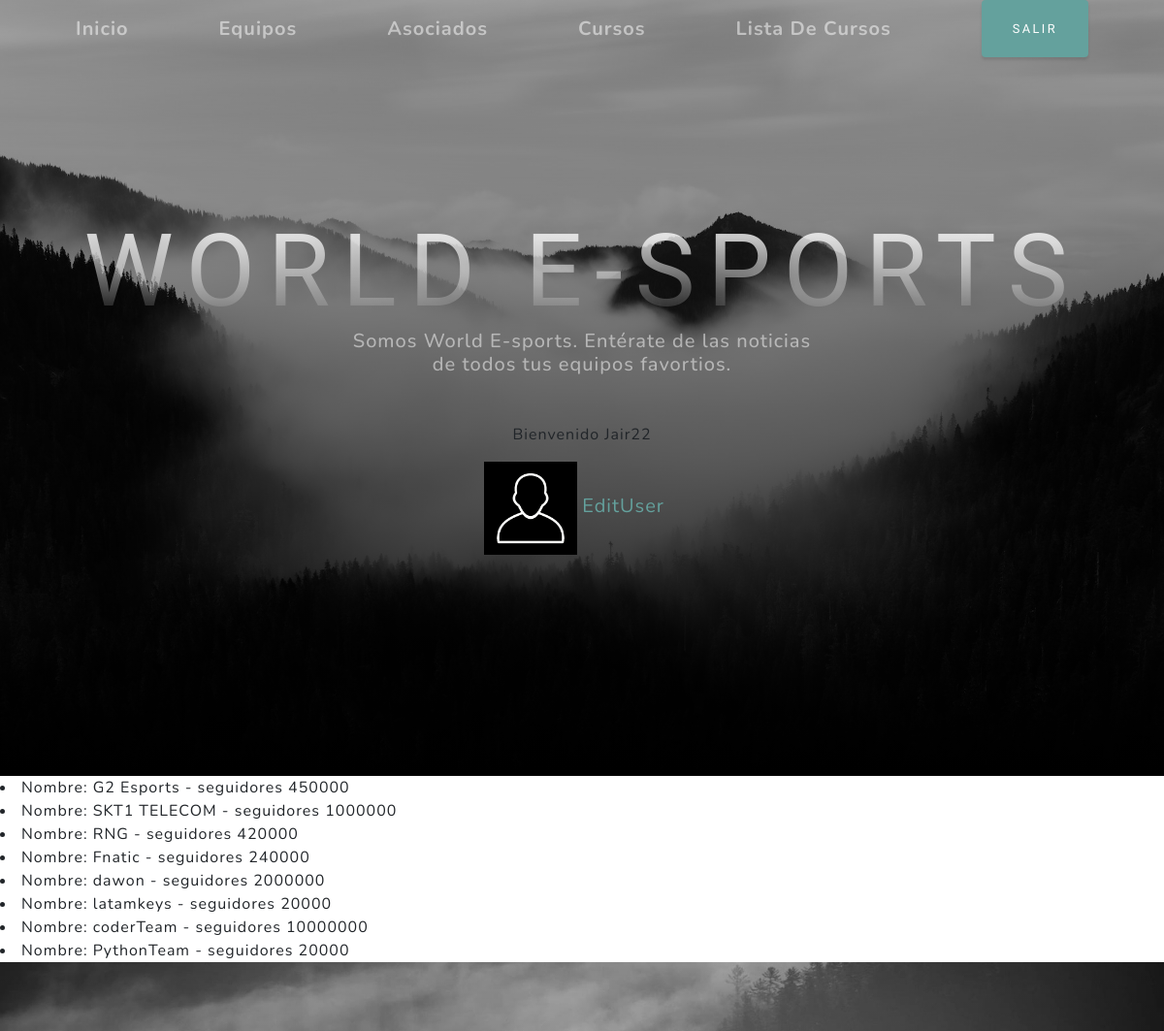
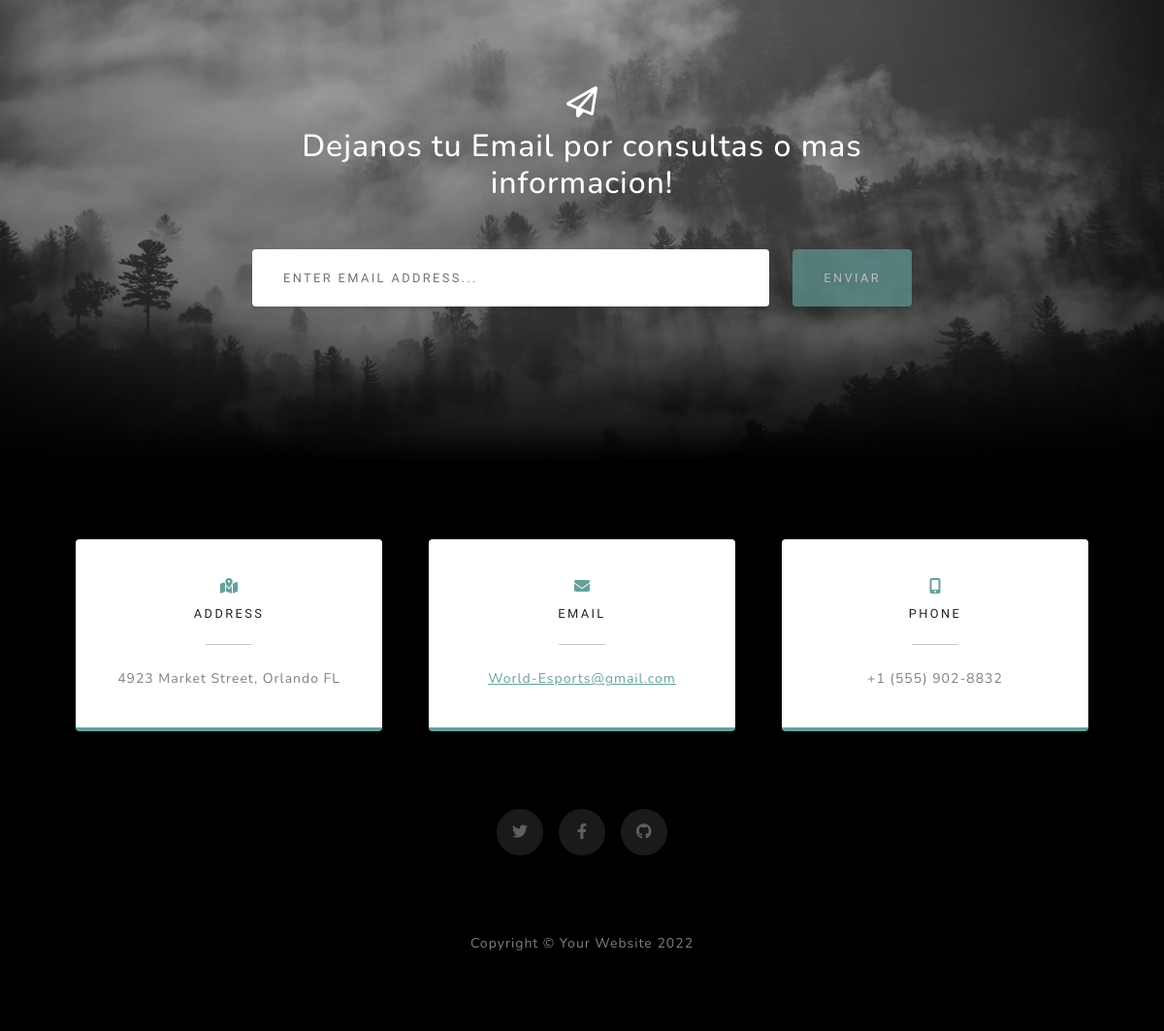
/AppWb/leerEquipos/ (signed in), run on the app's committed database (2 pictures, top to bottom).
### AppWb/models.py (models this page shows)
class Avatar(models.Model):
    user=models.ForeignKey(User, on_delete=models.CASCADE)
    imagen=models.ImageField(upload_to='avatares', null=True, blank=True)

class Equipos(models.Model):
    nombre = models.CharField(max_length=30)
    seguidores = models.IntegerField()
    def __str__(self):
        return f'Nombre: {self.nombre} - seguidores {self.seguidores}'

### AppWb/views.py (the view)
# urls.py: path('leerEquipos/', views.lecturaEquipos, name='LecturaEquipos'),
def lecturaEquipos(request):
    equipos=Equipos.objects.all()
    contexto3= {'equipos':equipos}
    return render(request, 'AppWb/lecturaEquipos.html', contexto3)

### AppWb/Templates/AppWb/lecturaEquipos.html
{% extends  'AppWb/padre.html' %}
{% block contenidoQcambia %}
<body>
        {% for e in equipos %}
            <li>{{e}}</li>
        {% endfor %}
</body>
{% endblock %}

### AppWb/Templates/AppWb/padre.html (shortened to what this page needs)
<!DOCTYPE html>
<html lang="en">
    <head>
        {% load static %}
        <link href="{% static 'AppWb/css/styles.css' %}" rel="stylesheet" />
    </head>
    <body id="page-top">
        <nav class="navbar navbar-expand-lg navbar-light fixed-top" id="mainNav">
            <div class="container px-4 px-lg-5">
                <a class="navbar-brand" href="{% url 'Inicio' %}">Inicio</a>
                <a class="navbar-brand" href="{% url 'Equipos' %}">Equipos</a>
                <a class="navbar-brand" href="{% url 'Asociados' %}">Asociados</a>
                <a class="navbar-brand" href="{% url 'Cursos' %}">Cursos</a>
                <a class="navbar-brand" href="{% url 'List' %}">Lista De Cursos</a>
                {% if   request.user.is_authenticated %}
                    <a class="btn btn-primary" href="{% url 'Logout'%}">Salir</a>
                {% endif %}
            </div>
        </nav>
        <header class="masthead">
            <div class="container px-4 px-lg-5 d-flex h-100 align-items-center justify-content-center">
                <div class="d-flex justify-content-center">
                    <div class="text-center">
                        <h1 class="mx-auto my-0 text-uppercase">World E-sports</h1>
                        <h2 class="text-white-50 mx-auto mt-2 mb-5">Somos World E-sports.
                            Entérate de las noticias de todos tus equipos favortios.</h2>
                            {%if user.is_authenticated %}
                            <p>Bienvenido {{user.username}}</p>
                            {%endif%}
                            {% with first_image=user.avatar_set.first %}
                                {% if first_image %}
                                    <img src="{{first_image.imagen.url}}" class=""  style="max-width: 10ch;">
                                {% endif %}
                            {% endwith %}
                            {% if  request.user.is_authenticated %}
                                <a class="navbar-brand" href="{% url 'EditarUsuario' %}">EditUser</a>
                            {% endif %}
                    </div>
                </div>
            </div>
        </header>
        {% block contenidoQcambia %}
        {% endblock %}
        <section class="signup-section" id="signup">
            <div class="container px-4 px-lg-5">
                <div class="row gx-4 gx-lg-5">
                    <div class="col-md-10 col-lg-8 mx-auto text-center">
                        <i class="far fa-paper-plane fa-2x mb-2 text-white"></i>
                        <h2 class="text-white mb-5">Dejanos tu Email por consultas o mas informacion!</h2>
                        <form class="form-signup" id="contactForm" data-sb-form-api-token="API_TOKEN">
                            <div class="row input-group-newsletter">
                                <div class="col"><input class="form-control" id="emailAddress" type="email" placeholder="Enter email address..." aria-label="Enter email address..." data-sb-validations="required,email" /></div>
                                <div class="col-auto"><button class="btn btn-primary disabled" id="submitButton" type="submit">Enviar</button></div>
                            </div>
                        </form>
                    </div>
                </div>
            </div>
        </section>
        <section class="contact-section bg-black">
            <div class="container px-4 px-lg-5">
                <div class="row gx-4 gx-lg-5">
                    <div class="col-md-4 mb-3 mb-md-0">
                        <div class="card py-4 h-100">
                            <div class="card-body text-center">
                                <i class="fas fa-map-marked-alt text-primary mb-2"></i>
                                <h4 class="text-uppercase m-0">Address</h4>
                                <hr class="my-4 mx-auto" />
                                <div class="small text-black-50">4923 Market Street, Orlando FL</div>
                            </div>
                        </div>
                    </div>
                    <div class="col-md-4 mb-3 mb-md-0">
                        <div class="card py-4 h-100">
                            <div class="card-body text-center">
                                <i class="fas fa-envelope text-primary mb-2"></i>
                                <h4 class="text-uppercase m-0">Email</h4>
                                <hr class="my-4 mx-auto" />
                                <div class="small text-black-50"><a href="{% url 'Inicio' %}">World-Esports@gmail.com</a></div>
                            </div>
                        </div>
                    </div>
                    <div class="col-md-4 mb-3 mb-md-0">
                        <div class="card py-4 h-100">
                            <div class="card-body text-center">
                                <i class="fas fa-mobile-alt text-primary mb-2"></i>
                                <h4 class="text-uppercase m-0">Phone</h4>
                                <hr class="my-4 mx-auto" />
                                <div class="small text-black-50">+1 (555) 902-8832</div>
                            </div>
                        </div>
                    </div>
                </div>
                <div class="social d-flex justify-content-center">
                    <a class="mx-2" href="#!"><i class="fab fa-twitter"></i></a>
                    <a class="mx-2" href="#!"><i class="fab fa-facebook-f"></i></a>
                    <a class="mx-2" href="#!"><i class="fab fa-github"></i></a>
                </div>
            </div>
        </section>
        <footer class="footer bg-black small text-center text-white-50"><div class="container px-4 px-lg-5">Copyright &copy; Your Website 2022</div></footer>
    </body>
</html>

### data on the page
Avatar: imagen (picture)
Equipos: nombre+seguidores "Nombre: G2 Esports - seguidores 450000"
Equipos: nombre+seguidores "Nombre: SKT1 TELECOM - seguidores 1000000"
Equipos: nombre+seguidores "Nombre: RNG - seguidores 420000"
Equipos: nombre+seguidores "Nombre: Fnatic - seguidores 240000"
Equipos: nombre+seguidores "Nombre: dawon - seguidores 2000000"
Equipos: nombre+seguidores "Nombre: latamkeys - seguidores 20000"
Equipos: nombre+seguidores "Nombre: coderTeam - seguidores 10000000"
Equipos: nombre+seguidores "Nombre: PythonTeam - seguidores 20000"

### other printed values
{{ user.username }} "Jair22"
